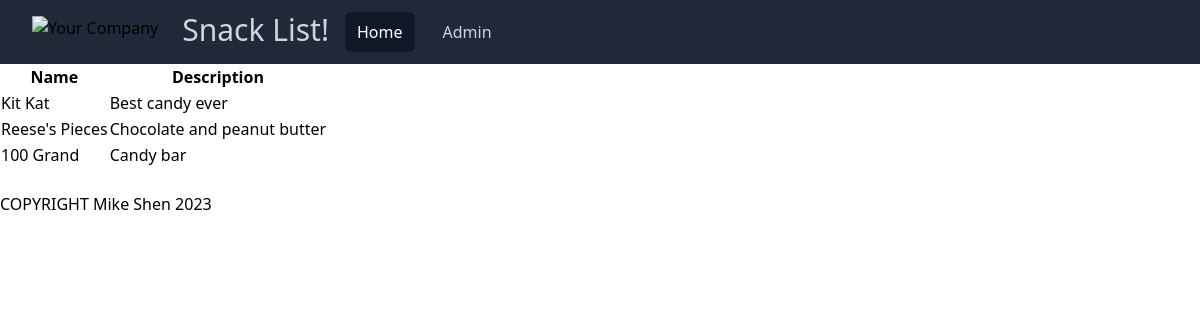
Before: / with the older database file.
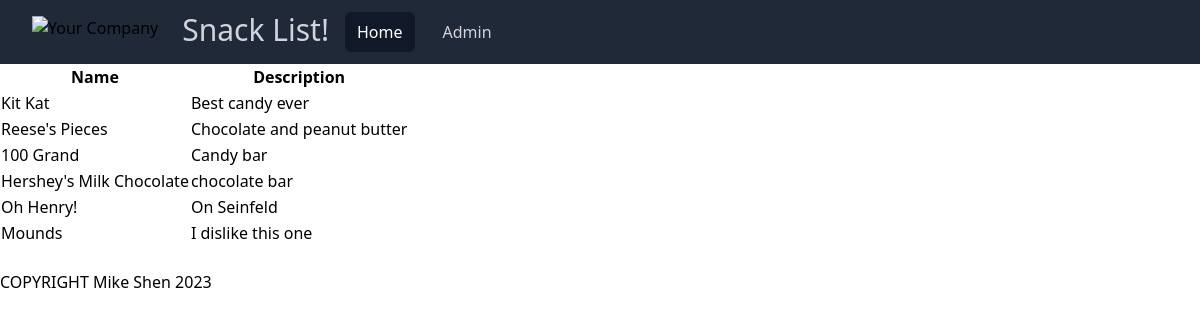
After: the same page with the newer database file.
### snacks/models.py (models this page shows, shortened)
class Snack(models.Model):
    name = models.CharField(max_length=64)
    purchaser = models.ForeignKey(get_user_model(), on_delete=models.CASCADE)
    description = models.TextField()

### snacks/views.py (the view)
# urls.py: path('', SnackListView.as_view(), name='snack_list'),
class SnackListView(ListView):
    template_name = 'snack_list.html'
    model = Snack
    context_object_name = 'snacks'

### templates/snack_list.html
{% extends 'base.html' %}
{% block content %}
    <table class="table-auto">
        <thead>
            <tr>
                <th>Name</th>
                <th>Description</th>
            </tr>
        </thead>
        <tbody>
            {% for snack in snacks %}
                <tr>
                    <td><a href="{% url 'snack_detail' snack.pk %}">{{snack.name}}</a></td>
                    <td>{{snack.description}}</td>
                </tr>
            {% endfor %}
        </tbody>
    </table>
{% endblock content %}

### templates/base.html (shortened to what this page needs)
{% load compress %}
{% load static %}
<!DOCTYPE html>
<html lang="en" class = 'dark'>
<head>
    {% compress css %}
      <link rel="stylesheet" href="{% static 'src/output.css' %}">
    {% endcompress %}
</head>
<header>
    {% include 'nav.html' %}
</header>
<body>
{% block content %}{% endblock content %}
</body>
<footer>
    {% block footer %}
        <br>
        <p>COPYRIGHT Mike Shen 2023</p>
    {% endblock footer %}
</footer>

### templates/nav.html (shortened to what this page needs)
<nav class="bg-gray-800">
  <div class="mx-auto max-w-7xl px-2 sm:px-6 lg:px-8">
    <div class="relative flex h-16 items-center justify-between">
      <div class="flex flex-1 items-center justify-center sm:items-stretch sm:justify-start">
        <div class="flex flex-shrink-0 items-center">
          <img class="hidden h-8 w-auto lg:block" src="https://tailwindui.com/img/logos/mark.svg?color=indigo&shade=500" alt="Your Company">
        </div>
        <div class="hidden sm:ml-6 sm:block">
          <div class="flex space-x-4">
              <h1 class="text-gray-300 text-3xl">Snack List!</h1>
            <a href="{% url 'snack_list' %}" class="bg-gray-900 text-white block rounded-md px-3 py-2 text-base font-medium" aria-current="page">Home</a>
            <a href="admin/" class="text-gray-300 hover:bg-gray-700 hover:text-white block rounded-md px-3 py-2 text-base font-medium">Admin</a>
          </div>
        </div>
      </div>
    </div>
  </div>
</nav>

Changed rows visible on the page:
added Snack: name "Hershey's Milk Chocolate", description "chocolate bar"
added Snack: name "Oh Henry!", description "On Seinfeld"
added Snack: name "Mounds", description "I dislike this one"
